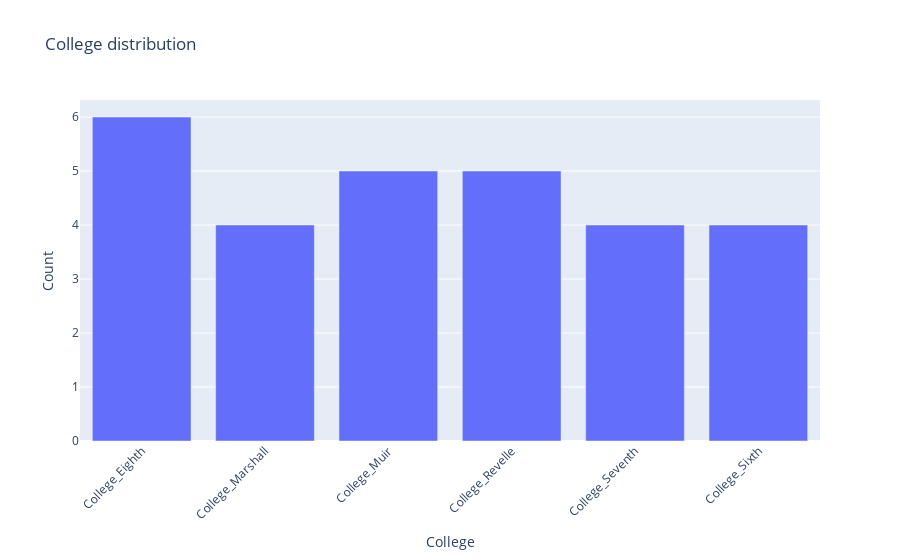

Here is the notebook cell this chart was saved with:
### Code cell
college_counts = df[college_cols].sum()
fig = px.bar(x=college_counts.index, y=college_counts.values, title='College distribution')
fig.update_layout(xaxis_title='College', yaxis_title='Count', xaxis_tickangle=-45)
fig.show()

### Figure 1 — Plotly figure (JSON) as saved in the notebook; plotly's stock layout.template omitted (floating-point values rounded to 4 significant figures)
{"data": [{"alignmentgroup": "True", "hovertemplate": "x=%{x}<br>y=%{y}<extra></extra>", "legendgroup": "", "marker": {"color": "#636efa", "pattern": {"shape": ""}}, "name": "", "offsetgroup": "", "orientation": "v", "showlegend": false, "textposition": "auto", "type": "bar", "x": ["College_Eighth", "College_Marshall", "College_Muir", "College_Revelle", "College_Seventh", "College_Sixth"], "xaxis": "x", "y": [6, 4, 5, 5, 4, 4], "yaxis": "y"}], "layout": {"barmode": "relative", "legend": {"tracegroupgap": 0}, "title": {"text": "College distribution"}, "xaxis": {"anchor": "y", "domain": [0, 1], "tickangle": -45, "title": {"text": "College"}}, "yaxis": {"anchor": "x", "domain": [0, 1], "title": {"text": "Count"}}}}
